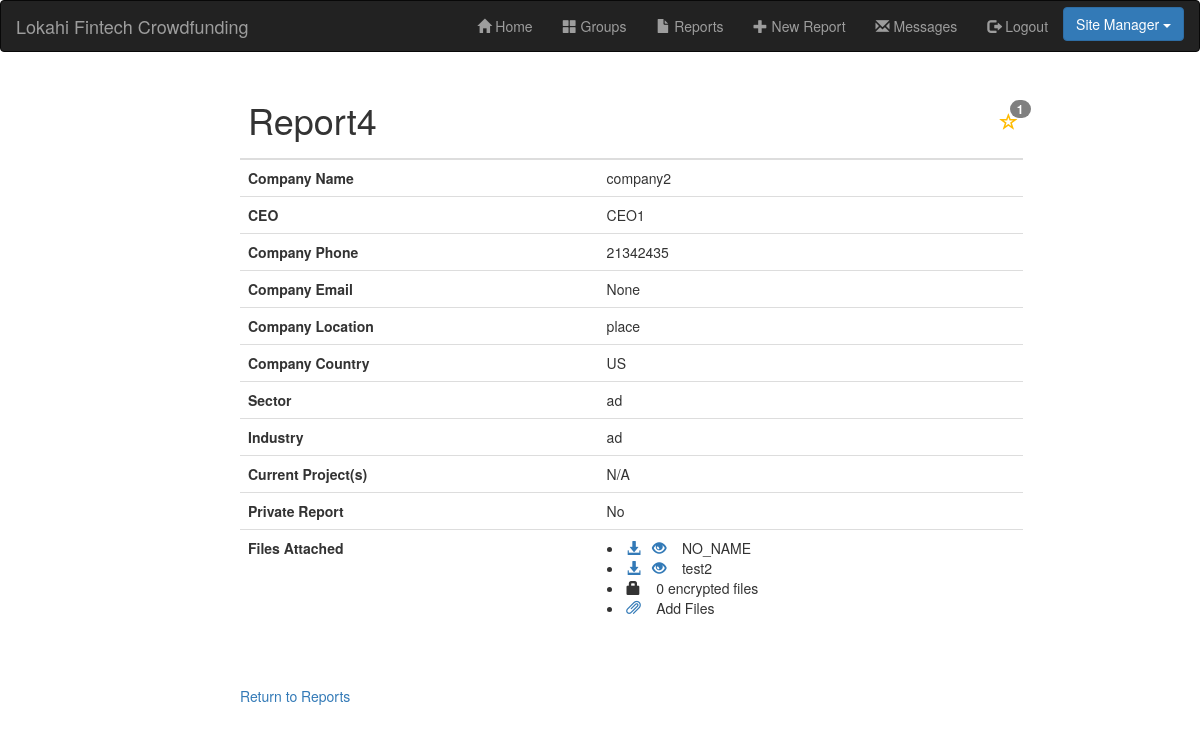
Before: /app/report/4 (signed in) with the older database file.
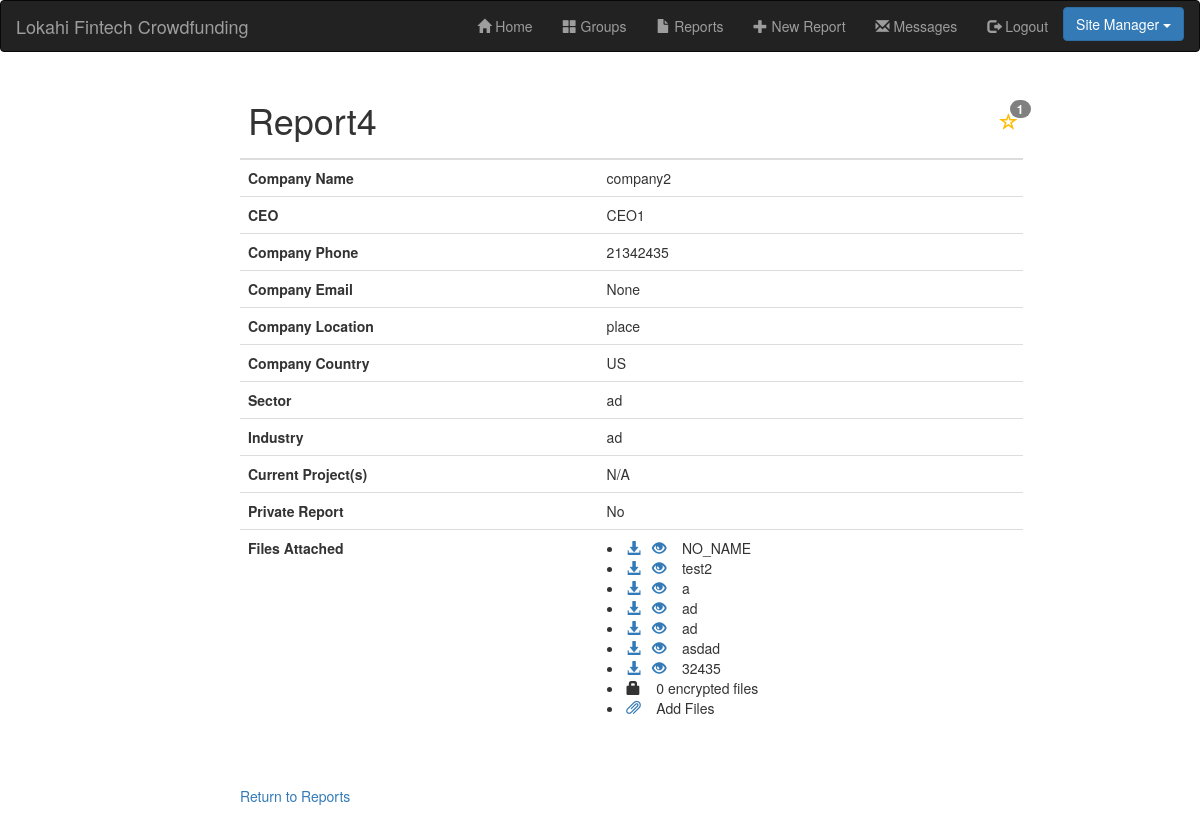
After: the same page with the newer database file.
### app/models.py (models this page shows)
class ReportFile(models.Model):
    companyUser = models.ForeignKey(User, on_delete=models.SET_NULL, null=True, blank=True)
    name = models.CharField(max_length=50, default="NO_NAME")
    file = models.FileField(upload_to='files/')
    encrypted = models.BooleanField(default=False)
    def __str__(self):
        return self.name

### app/views.py (the view)
# urls.py: url(r'^report/(?P<pk>\d+)$', views.reportDetail.as_view(), name='report_detail'),
class reportDetail(generic.DetailView):
    model = Report
    context_object_name = 'report'
    template_name = 'report_detail.html'
    def get_queryset(self):
        queryset = super(reportDetail, self).get_queryset()
        if(self.request.user.groups.filter(name='Site Manager').exists() == False):
            queryset = queryset.filter(Q(accessType = "public") | Q(companyUser = self.request.user) | Q(usermadegroup__members=self.request.user)).distinct()
        return queryset

### app/templatetags/user_tags.py (called while the page is built)
@register.filter('has_group')
def has_group(user, group_name):
    groups = user.groups.all().values_list('name', flat=True)
    return True if group_name in groups else False

### app/templates/report_detail.html (shortened to what this page needs)
{% extends "base_generic.html" %}
{% block content %}
    {% if user.is_authenticated %}
    <table class="table table-hover table-responsive table-fixed">
        <thead>
          <tr>
            <th colspan="3" >
            <p id="detailStar">
                <a href="{% url 'star_report' report.id 'detail' %}">
                  {% if user in report.stars.all %}
                  <span id="star" class="glyphicon glyphicon-star" style="float:left;">
                  {% else %}
                  <span id="star" class="glyphicon glyphicon-star-empty" style="float:left;">
                  {% endif %}
                </a>
                <span class="badge badge-notify">
                    {{ report.stars.count }}
                </span>
              </p>
              <h1>{{ report.reportName }}</h1>
            </th>
          </tr>
        </thead>
        <tbody>
          <tr>
            <th scope="row">Company Name</th>
            <td colspan="2">{{ report.companyName }}</td>
          </tr>
          <tr>
            <th scope="row">CEO</th>
            <td colspan="2">{{ report.companyCEO }}</td>
          </tr>
          <tr>
            <th scope="row">Company Phone</th>
            <td colspan="2">{{ report.companyPhone }}</td>
          </tr>
          <tr>
            <th scope="row">Company Email</th>
            <td colspan="2">{{ report.companyEmail }}</td>
          </tr>
          <tr>
            <th scope="row">Company Location</th>
            <td colspan="2">{{ report.companyLocation }}</td>
          </tr>
          <tr>
            <th scope="row">Company Country</th>
            <td colspan="2">{{ report.companyCountry }}</td>
          </tr>
          <tr>
            <th scope="row">Sector</th>
            <td colspan="2">{{ report.sector }}</td>
          </tr>
          <tr>
            <th scope="row">Industry</th>
            <td colspan="2">{{ report.industry }}</td>
          </tr>
          <tr>
            <th scope="row">Current Project(s)</th>
            <td colspan="2">{{ report.currentProjects }}</td>
          </tr>
          <tr>
            <th scope="row">Private Report</th>
            <td colspan="2">{% if report.accessType == "private" %} Yes {% else %} No {% endif %}</td>
          </tr>
          <tr>
            <th scope="row">Files Attached</th>
            <td colspan="2">{% for file in report.files.all %}
                {% if file.encrypted == False %}
                <li>
                <a href="../../{{file.file}}" download>
                    <span class="glyphicon glyphicon-download-alt">
                </a>
                <a href="../../{{file.file}}" target="_blank">
                    <span class="glyphicon glyphicon-eye-open">
                </a>
                {{file}}
                </li>
                {% else %}
                <script type="text/javascript">
                    addEncCount();
                </script>
                {% endif %}
                {% endfor %}
                <li id="encryptedFiles">
                    <span class="glyphicon glyphicon-lock"></span>
                    <div id="encCount" style="display:inline">0</div>
                </li>
                <li>
                  <a href="{% url 'add_new_file_to_report' report.id %}"><span class="glyphicon glyphicon-paperclip"></span></a>
                  &nbsp;&nbsp;&nbsp;Add Files
                </li>
            </td>
          </tr>
        </tbody>
      </table>
        <br><br>
        <a href="{% url 'reports'%}?next={{request.path}}">Return to Reports</a>
    {% else %}
        <p>Your account doesn't have access to this page. To proceed,
        please login with an account that has access.</p>
    {% endif %}
{% endblock %}

Changed rows visible on the page:
added ReportFile: name "a"
added ReportFile: name "ad"
added ReportFile: name "ad"
added ReportFile: name "asdad"
added ReportFile: name "32435"
